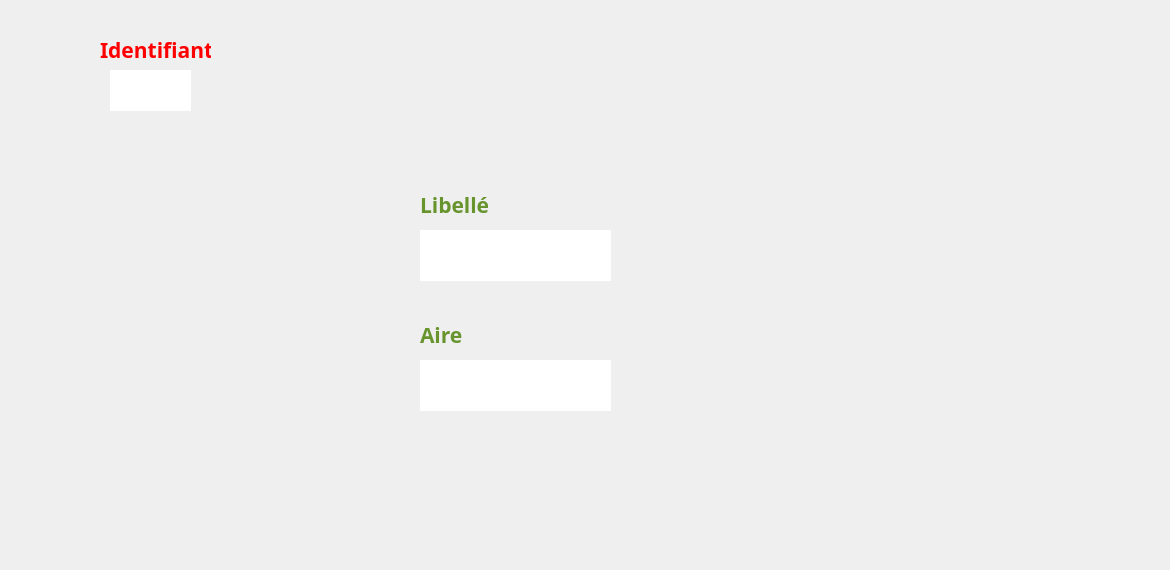
      <widget class="QWidget" name="MAJ_ZV">
       <property name="styleSheet">
        <string notr="true">#MAJ_ZV{
background-color: transparent;
border-image: url(:back2.jpg);
background: none;
border: none;
background-repeat: none;
}
</string>
       </property>
       <widget class="QLineEdit" name="lineEdit_ID_MAJ_ZV">
        <property name="geometry">
         <rect>
          <x>110</x>
          <y>70</y>
          <width>81</width>
          <height>41</height>
         </rect>
        </property>
        <property name="font">
         <font>
          <family>Javanese Text</family>
          <pointsize>12</pointsize>
         </font>
        </property>
        <property name="autoFillBackground">
         <bool>false</bool>
        </property>
        <property name="styleSheet">
         <string notr="true">#lineEdit_ID_MAJ_ZV {
background-color: transparent;
border-image: url(:ch_ZV.png);
background: none;
border: none;
background-repeat: none;
}
</string>
        </property>
        <property name="text">
         <string/>
        </property>
        <property name="cursorPosition">
         <number>0</number>
        </property>
        <property name="alignment">
         <set>Qt::AlignCenter</set>
        </property>
        <property name="readOnly">
         <bool>true</bool>
        </property>
       </widget>
       <widget class="QLineEdit" name="lineEdit_Libelle_MAJ_ZV">
        <property name="geometry">
         <rect>
          <x>420</x>
          <y>230</y>
          <width>191</width>
          <height>51</height>
         </rect>
        </property>
        <property name="font">
         <font>
          <family>Javanese Text</family>
          <pointsize>12</pointsize>
         </font>
        </property>
        <property name="styleSheet">
         <string notr="true">#lineEdit_Libelle_MAJ_ZV {
background-color: transparent;
border-image: url(:ch_ZV.png);
background: none;
border: none;
background-repeat: none;
}
</string>
        </property>
        <property name="text">
         <string/>
        </property>
        <property name="alignment">
         <set>Qt::AlignCenter</set>
        </property>
       </widget>
       <widget class="QLineEdit" name="lineEdit_Aire_MAJ_ZV">
        <property name="geometry">
         <rect>
          <x>420</x>
          <y>360</y>
          <width>191</width>
          <height>51</height>
         </rect>
        </property>
        <property name="font">
         <font>
          <family>Javanese Text</family>
          <pointsize>12</pointsize>
         </font>
        </property>
        <property name="styleSheet">
         <string notr="true">#lineEdit_Aire_MAJ_ZV {
background-color: transparent;
border-image: url(:ch_ZV.png);
background: none;
border: none;
background-repeat: none;
}
</string>
        </property>
        <property name="text">
         <string/>
        </property>
        <property name="alignment">
         <set>Qt::AlignCenter</set>
        </property>
       </widget>
       <widget class="QPushButton" name="pushButton_Annuler_ZV_MAJ">
        <property name="geometry">
         <rect>
          <x>880</x>
          <y>510</y>
          <width>171</width>
          <height>51</height>
         </rect>
        </property>
        <property name="styleSheet">
         <string notr="true">#pushButton_Annuler_ZV_MAJ {
background-color: transparent;
border-image: url(:Annuler_ZV.png);
background: none;
border: none;
background-repeat: none;
}</string>
        </property>
        <property name="text">
         <string/>
        </property>
       </widget>
       <widget class="QPushButton" name="pushButton_Close_Envir_6">
        <property name="geometry">
         <rect>
          <x>1130</x>
          <y>10</y>
          <width>31</width>
          <height>31</height>
         </rect>
        </property>
        <property name="styleSheet">
         <string notr="true">#pushButton_Close_Envir_6 {
background-color: transparent;
border-image: url(:close.png);
background: none;
border: none;
background-repeat: none;
}
</string>
        </property>
        <property name="text">
         <string/>
        </property>
       </widget>
       <widget class="QPushButton" name="pushButton_Save_ZV_MAJ">
        <property name="geometry">
         <rect>
          <x>880</x>
          <y>450</y>
          <width>171</width>
          <height>51</height>
         </rect>
        </property>
        <property name="styleSheet">
         <string notr="true">#pushButton_Save_ZV_MAJ {
background-color: transparent;
border-image: url(:Save_ZV.png);
background: none;
border: none;
background-repeat: none;
}

#pushButton_Save_ZV_MAJ:hover
{
background-color: transparent;
border-image: url(:Enregistrer_ZV_hover.png);
background: none;
border: none;
background-repeat: none;
}
</string>
        </property>
        <property name="text">
         <string/>
        </property>
       </widget>
       <widget class="QLabel" name="label_160">
        <property name="geometry">
         <rect>
          <x>420</x>
          <y>190</y>
          <width>181</width>
          <height>31</height>
         </rect>
        </property>
        <property name="font">
         <font>
          <family>Corbel</family>
          <pointsize>15</pointsize>
         </font>
        </property>
        <property name="text">
         <string>&lt;html&gt;&lt;head/&gt;&lt;body&gt;&lt;p&gt;&lt;span style=&quot; font-size:16pt; font-weight:600; color:#67942d;&quot;&gt;Libellé&lt;/span&gt;&lt;/p&gt;&lt;/body&gt;&lt;/html&gt;</string>
        </property>
       </widget>
       <widget class="QLabel" name="label_161">
        <property name="geometry">
         <rect>
          <x>420</x>
          <y>320</y>
          <width>181</width>
          <height>31</height>
         </rect>
        </property>
        <property name="font">
         <font>
          <family>Corbel</family>
          <pointsize>15</pointsize>
         </font>
        </property>
        <property name="text">
         <string>&lt;html&gt;&lt;head/&gt;&lt;body&gt;&lt;p&gt;&lt;span style=&quot; font-size:16pt; font-weight:600; color:#67942d;&quot;&gt;Aire&lt;/span&gt;&lt;/p&gt;&lt;/body&gt;&lt;/html&gt;</string>
        </property>
       </widget>
       <widget class="QLabel" name="label_58">
        <property name="geometry">
         <rect>
          <x>100</x>
          <y>30</y>
          <width>111</width>
          <height>41</height>
         </rect>
        </property>
        <property name="palette">
         <palette>
          <active/>
          <inactive/>
          <disabled/>
         </palette>
        </property>
        <property name="font">
         <font>
          <family>Corbel</family>
          <pointsize>16</pointsize>
         </font>
        </property>
        <property name="text">
         <string>&lt;html&gt;&lt;head/&gt;&lt;body&gt;&lt;p&gt;&lt;span style=&quot; font-weight:600; color:#ff0000;&quot;&gt;Identifiant&lt;/span&gt;&lt;/p&gt;&lt;/body&gt;&lt;/html&gt;</string>
        </property>
       </widget>
      </widget>
